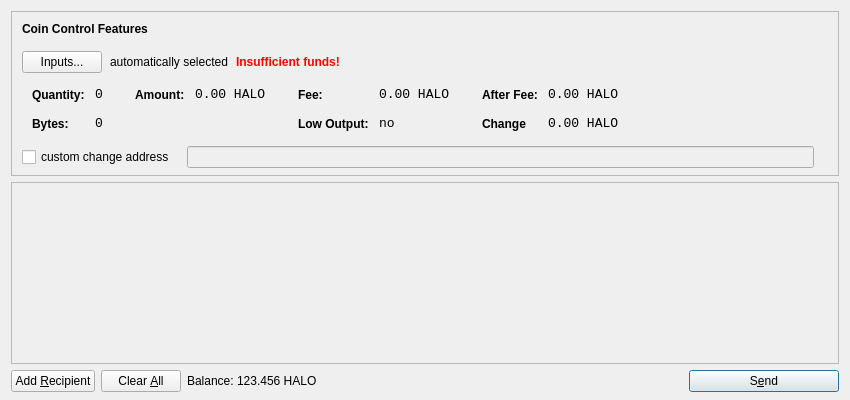
<?xml version="1.0" encoding="UTF-8"?>
<ui version="4.0">
 <class>SendCoinsDialog</class>
 <widget class="QDialog" name="SendCoinsDialog">
  <property name="geometry">
   <rect>
    <x>0</x>
    <y>0</y>
    <width>850</width>
    <height>400</height>
   </rect>
  </property>
  <property name="windowTitle">
   <string>Send Coins</string>
  </property>
  <layout class="QVBoxLayout" name="verticalLayout" stretch="0,1,0">
   <property name="bottomMargin">
    <number>8</number>
   </property>
   <item>
    <widget class="QFrame" name="frameCoinControl">
     <property name="sizePolicy">
      <sizepolicy hsizetype="Expanding" vsizetype="Expanding">
       <horstretch>0</horstretch>
       <verstretch>0</verstretch>
      </sizepolicy>
     </property>
     <property name="maximumSize">
      <size>
       <width>16777215</width>
       <height>16777215</height>
      </size>
     </property>
     <property name="frameShape">
      <enum>QFrame::StyledPanel</enum>
     </property>
     <property name="frameShadow">
      <enum>QFrame::Sunken</enum>
     </property>
     <layout class="QVBoxLayout" name="verticalLayoutCoinControl2">
      <property name="spacing">
       <number>-1</number>
      </property>
      <property name="leftMargin">
       <number>0</number>
      </property>
      <property name="topMargin">
       <number>0</number>
      </property>
      <property name="rightMargin">
       <number>0</number>
      </property>
      <property name="bottomMargin">
       <number>6</number>
      </property>
      <item>
       <layout class="QVBoxLayout" name="verticalLayoutCoinControl" stretch="0,0,0,0,1">
        <property name="spacing">
         <number>0</number>
        </property>
        <property name="leftMargin">
         <number>10</number>
        </property>
        <property name="topMargin">
         <number>10</number>
        </property>
        <item>
         <layout class="QHBoxLayout" name="horizontalLayoutCoinControl1">
          <property name="bottomMargin">
           <number>15</number>
          </property>
          <item>
           <widget class="QLabel" name="labelCoinControlFeatures">
            <property name="sizePolicy">
             <sizepolicy hsizetype="Preferred" vsizetype="Maximum">
              <horstretch>0</horstretch>
              <verstretch>0</verstretch>
             </sizepolicy>
            </property>
            <property name="font">
             <font>
              <weight>75</weight>
              <bold>true</bold>
             </font>
            </property>
            <property name="styleSheet">
             <string notr="true">font-weight:bold;</string>
            </property>
            <property name="text">
             <string>Coin Control Features</string>
            </property>
           </widget>
          </item>
         </layout>
        </item>
        <item>
         <layout class="QHBoxLayout" name="horizontalLayoutCoinControl2" stretch="0,0,0,0">
          <property name="spacing">
           <number>8</number>
          </property>
          <property name="bottomMargin">
           <number>10</number>
          </property>
          <item>
           <widget class="QPushButton" name="pushButtonCoinControl">
            <property name="styleSheet">
             <string notr="true"/>
            </property>
            <property name="text">
             <string>Inputs...</string>
            </property>
           </widget>
          </item>
          <item>
           <widget class="QLabel" name="labelCoinControlAutomaticallySelected">
            <property name="text">
             <string>automatically selected</string>
            </property>
            <property name="margin">
             <number>5</number>
            </property>
           </widget>
          </item>
          <item>
           <widget class="QLabel" name="labelCoinControlInsuffFunds">
            <property name="font">
             <font>
              <weight>75</weight>
              <bold>true</bold>
             </font>
            </property>
            <property name="styleSheet">
             <string notr="true">color:red;font-weight:bold;</string>
            </property>
            <property name="text">
             <string>Insufficient funds!</string>
            </property>
            <property name="margin">
             <number>5</number>
            </property>
           </widget>
          </item>
          <item>
           <spacer name="horizontalSpacerCoinControl">
            <property name="orientation">
             <enum>Qt::Horizontal</enum>
            </property>
            <property name="sizeHint" stdset="0">
             <size>
              <width>40</width>
              <height>1</height>
             </size>
            </property>
           </spacer>
          </item>
         </layout>
        </item>
        <item>
         <widget class="QWidget" name="widgetCoinControl" native="true">
          <property name="sizePolicy">
           <sizepolicy hsizetype="Preferred" vsizetype="Preferred">
            <horstretch>0</horstretch>
            <verstretch>0</verstretch>
           </sizepolicy>
          </property>
          <property name="minimumSize">
           <size>
            <width>0</width>
            <height>0</height>
           </size>
          </property>
          <property name="styleSheet">
           <string notr="true"/>
          </property>
          <layout class="QHBoxLayout" name="horizontalLayoutCoinControl5">
           <property name="margin">
            <number>0</number>
           </property>
           <item>
            <layout class="QHBoxLayout" name="horizontalLayoutCoinControl3" stretch="0,0,0,1">
             <property name="spacing">
              <number>20</number>
             </property>
             <property name="topMargin">
              <number>0</number>
             </property>
             <property name="bottomMargin">
              <number>10</number>
             </property>
             <item>
              <layout class="QFormLayout" name="formLayoutCoinControl1">
               <property name="horizontalSpacing">
                <number>10</number>
               </property>
               <property name="verticalSpacing">
                <number>14</number>
               </property>
               <property name="leftMargin">
                <number>10</number>
               </property>
               <property name="topMargin">
                <number>4</number>
               </property>
               <property name="rightMargin">
                <number>6</number>
               </property>
               <item row="0" column="0">
                <widget class="QLabel" name="labelCoinControlQuantityText">
                 <property name="styleSheet">
                  <string notr="true">font-weight:bold;</string>
                 </property>
                 <property name="text">
                  <string>Quantity:</string>
                 </property>
                 <property name="margin">
                  <number>0</number>
                 </property>
                </widget>
               </item>
               <item row="0" column="1">
                <widget class="QLabel" name="labelCoinControlQuantity">
                 <property name="font">
                  <font>
                   <family>Monospace</family>
                   <pointsize>10</pointsize>
                  </font>
                 </property>
                 <property name="cursor">
                  <cursorShape>IBeamCursor</cursorShape>
                 </property>
                 <property name="contextMenuPolicy">
                  <enum>Qt::ActionsContextMenu</enum>
                 </property>
                 <property name="text">
                  <string>0</string>
                 </property>
                 <property name="margin">
                  <number>0</number>
                 </property>
                 <property name="textInteractionFlags">
                  <set>Qt::LinksAccessibleByMouse|Qt::TextSelectableByKeyboard|Qt::TextSelectableByMouse</set>
                 </property>
                </widget>
               </item>
               <item row="1" column="0">
                <widget class="QLabel" name="labelCoinControlBytesText">
                 <property name="styleSheet">
                  <string notr="true">font-weight:bold;</string>
                 </property>
                 <property name="text">
                  <string>Bytes:</string>
                 </property>
                </widget>
               </item>
               <item row="1" column="1">
                <widget class="QLabel" name="labelCoinControlBytes">
                 <property name="font">
                  <font>
                   <family>Monospace</family>
                   <pointsize>10</pointsize>
                  </font>
                 </property>
                 <property name="cursor">
                  <cursorShape>IBeamCursor</cursorShape>
                 </property>
                 <property name="contextMenuPolicy">
                  <enum>Qt::ActionsContextMenu</enum>
                 </property>
                 <property name="text">
                  <string>0</string>
                 </property>
                 <property name="textInteractionFlags">
                  <set>Qt::LinksAccessibleByMouse|Qt::TextSelectableByKeyboard|Qt::TextSelectableByMouse</set>
                 </property>
                </widget>
               </item>
              </layout>
             </item>
             <item>
              <layout class="QFormLayout" name="formLayoutCoinControl2">
               <property name="horizontalSpacing">
                <number>10</number>
               </property>
               <property name="verticalSpacing">
                <number>14</number>
               </property>
               <property name="leftMargin">
                <number>6</number>
               </property>
               <property name="topMargin">
                <number>4</number>
               </property>
               <property name="rightMargin">
                <number>6</number>
               </property>
               <item row="0" column="0">
                <widget class="QLabel" name="labelCoinControlAmountText">
                 <property name="styleSheet">
                  <string notr="true">font-weight:bold;</string>
                 </property>
                 <property name="text">
                  <string>Amount:</string>
                 </property>
                 <property name="margin">
                  <number>0</number>
                 </property>
                </widget>
               </item>
               <item row="0" column="1">
                <widget class="QLabel" name="labelCoinControlAmount">
                 <property name="font">
                  <font>
                   <family>Monospace</family>
                   <pointsize>10</pointsize>
                  </font>
                 </property>
                 <property name="cursor">
                  <cursorShape>IBeamCursor</cursorShape>
                 </property>
                 <property name="contextMenuPolicy">
                  <enum>Qt::ActionsContextMenu</enum>
                 </property>
                 <property name="text">
                  <string notr="true">0.00 HALO</string>
                 </property>
                 <property name="textInteractionFlags">
                  <set>Qt::LinksAccessibleByMouse|Qt::TextSelectableByKeyboard|Qt::TextSelectableByMouse</set>
                 </property>
                </widget>
               </item>
              </layout>
             </item>
             <item>
              <layout class="QFormLayout" name="formLayoutCoinControl3">
               <property name="horizontalSpacing">
                <number>10</number>
               </property>
               <property name="verticalSpacing">
                <number>14</number>
               </property>
               <property name="leftMargin">
                <number>6</number>
               </property>
               <property name="topMargin">
                <number>4</number>
               </property>
               <property name="rightMargin">
                <number>6</number>
               </property>
               <item row="0" column="0">
                <widget class="QLabel" name="labelCoinControlFeeText">
                 <property name="styleSheet">
                  <string notr="true">font-weight:bold;</string>
                 </property>
                 <property name="text">
                  <string>Fee:</string>
                 </property>
                 <property name="margin">
                  <number>0</number>
                 </property>
                </widget>
               </item>
               <item row="0" column="1">
                <widget class="QLabel" name="labelCoinControlFee">
                 <property name="font">
                  <font>
                   <family>Monospace</family>
                   <pointsize>10</pointsize>
                  </font>
                 </property>
                 <property name="cursor">
                  <cursorShape>IBeamCursor</cursorShape>
                 </property>
                 <property name="contextMenuPolicy">
                  <enum>Qt::ActionsContextMenu</enum>
                 </property>
                 <property name="text">
                  <string notr="true">0.00 HALO</string>
                 </property>
                 <property name="textInteractionFlags">
                  <set>Qt::LinksAccessibleByMouse|Qt::TextSelectableByKeyboard|Qt::TextSelectableByMouse</set>
                 </property>
                </widget>
               </item>
               <item row="1" column="0">
                <widget class="QLabel" name="labelCoinControlLowOutputText">
                 <property name="styleSheet">
                  <string notr="true">font-weight:bold;</string>
                 </property>
                 <property name="text">
                  <string>Low Output:</string>
                 </property>
                </widget>
               </item>
               <item row="1" column="1">
                <widget class="QLabel" name="labelCoinControlLowOutput">
                 <property name="font">
                  <font>
                   <family>Monospace</family>
                   <pointsize>10</pointsize>
                  </font>
                 </property>
                 <property name="cursor">
                  <cursorShape>IBeamCursor</cursorShape>
                 </property>
                 <property name="contextMenuPolicy">
                  <enum>Qt::ActionsContextMenu</enum>
                 </property>
                 <property name="text">
                  <string>no</string>
                 </property>
                 <property name="textInteractionFlags">
                  <set>Qt::LinksAccessibleByMouse|Qt::TextSelectableByKeyboard|Qt::TextSelectableByMouse</set>
                 </property>
                </widget>
               </item>
              </layout>
             </item>
             <item>
              <layout class="QFormLayout" name="formLayoutCoinControl4">
               <property name="horizontalSpacing">
                <number>10</number>
               </property>
               <property name="verticalSpacing">
                <number>14</number>
               </property>
               <property name="leftMargin">
                <number>6</number>
               </property>
               <property name="topMargin">
                <number>4</number>
               </property>
               <property name="rightMargin">
                <number>6</number>
               </property>
               <item row="0" column="0">
                <widget class="QLabel" name="labelCoinControlAfterFeeText">
                 <property name="styleSheet">
                  <string notr="true">font-weight:bold;</string>
                 </property>
                 <property name="text">
                  <string>After Fee:</string>
                 </property>
                 <property name="margin">
                  <number>0</number>
                 </property>
                </widget>
               </item>
               <item row="0" column="1">
                <widget class="QLabel" name="labelCoinControlAfterFee">
                 <property name="font">
                  <font>
                   <family>Monospace</family>
                   <pointsize>10</pointsize>
                  </font>
                 </property>
                 <property name="cursor">
                  <cursorShape>IBeamCursor</cursorShape>
                 </property>
                 <property name="contextMenuPolicy">
                  <enum>Qt::ActionsContextMenu</enum>
                 </property>
                 <property name="text">
                  <string notr="true">0.00 HALO</string>
                 </property>
                 <property name="textInteractionFlags">
                  <set>Qt::LinksAccessibleByMouse|Qt::TextSelectableByKeyboard|Qt::TextSelectableByMouse</set>
                 </property>
                </widget>
               </item>
               <item row="1" column="0">
                <widget class="QLabel" name="labelCoinControlChangeText">
                 <property name="styleSheet">
                  <string notr="true">font-weight:bold;</string>
                 </property>
                 <property name="text">
                  <string>Change</string>
                 </property>
                </widget>
               </item>
               <item row="1" column="1">
                <widget class="QLabel" name="labelCoinControlChange">
                 <property name="font">
                  <font>
                   <family>Monospace</family>
                   <pointsize>10</pointsize>
                  </font>
                 </property>
                 <property name="cursor">
                  <cursorShape>IBeamCursor</cursorShape>
                 </property>
                 <property name="contextMenuPolicy">
                  <enum>Qt::ActionsContextMenu</enum>
                 </property>
                 <property name="text">
                  <string notr="true">0.00 HALO</string>
                 </property>
                 <property name="textInteractionFlags">
                  <set>Qt::LinksAccessibleByMouse|Qt::TextSelectableByKeyboard|Qt::TextSelectableByMouse</set>
                 </property>
                </widget>
               </item>
              </layout>
             </item>
            </layout>
           </item>
          </layout>
         </widget>
        </item>
        <item>
         <layout class="QHBoxLayout" name="horizontalLayoutCoinControl4" stretch="0,0,0">
          <property name="spacing">
           <number>12</number>
          </property>
          <property name="sizeConstraint">
           <enum>QLayout::SetDefaultConstraint</enum>
          </property>
          <property name="topMargin">
           <number>5</number>
          </property>
          <property name="rightMargin">
           <number>5</number>
          </property>
          <item>
           <widget class="QCheckBox" name="checkBoxCoinControlChange">
            <property name="text">
             <string>custom change address</string>
            </property>
           </widget>
          </item>
          <item>
           <widget class="QLineEdit" name="lineEditCoinControlChange">
            <property name="enabled">
             <bool>false</bool>
            </property>
            <property name="sizePolicy">
             <sizepolicy hsizetype="Expanding" vsizetype="Fixed">
              <horstretch>0</horstretch>
              <verstretch>0</verstretch>
             </sizepolicy>
            </property>
           </widget>
          </item>
          <item>
           <widget class="QLabel" name="labelCoinControlChangeLabel">
            <property name="sizePolicy">
             <sizepolicy hsizetype="Preferred" vsizetype="Expanding">
              <horstretch>0</horstretch>
              <verstretch>0</verstretch>
             </sizepolicy>
            </property>
            <property name="minimumSize">
             <size>
              <width>0</width>
              <height>0</height>
             </size>
            </property>
            <property name="text">
             <string/>
            </property>
            <property name="margin">
             <number>3</number>
            </property>
           </widget>
          </item>
         </layout>
        </item>
        <item>
         <spacer name="verticalSpacerCoinControl">
          <property name="orientation">
           <enum>Qt::Vertical</enum>
          </property>
          <property name="sizeHint" stdset="0">
           <size>
            <width>800</width>
            <height>1</height>
           </size>
          </property>
         </spacer>
        </item>
       </layout>
      </item>
     </layout>
    </widget>
   </item>
   <item>
    <widget class="QScrollArea" name="scrollArea">
     <property name="widgetResizable">
      <bool>true</bool>
     </property>
     <widget class="QWidget" name="scrollAreaWidgetContents">
      <property name="geometry">
       <rect>
        <x>0</x>
        <y>0</y>
        <width>830</width>
        <height>165</height>
       </rect>
      </property>
      <layout class="QVBoxLayout" name="verticalLayout_2">
       <property name="margin">
        <number>0</number>
       </property>
       <item>
        <layout class="QVBoxLayout" name="entries">
         <property name="spacing">
          <number>6</number>
         </property>
        </layout>
       </item>
       <item>
        <spacer name="verticalSpacer">
         <property name="orientation">
          <enum>Qt::Vertical</enum>
         </property>
         <property name="sizeHint" stdset="0">
          <size>
           <width>20</width>
           <height>40</height>
          </size>
         </property>
        </spacer>
       </item>
      </layout>
     </widget>
    </widget>
   </item>
   <item>
    <layout class="QHBoxLayout" name="horizontalLayout">
     <item>
      <widget class="QPushButton" name="addButton">
       <property name="toolTip">
        <string>Send to multiple recipients at once</string>
       </property>
       <property name="text">
        <string>Add &amp;Recipient</string>
       </property>
       <property name="autoDefault">
        <bool>false</bool>
       </property>
      </widget>
     </item>
     <item>
      <widget class="QPushButton" name="clearButton">
       <property name="sizePolicy">
        <sizepolicy hsizetype="Minimum" vsizetype="Fixed">
         <horstretch>0</horstretch>
         <verstretch>0</verstretch>
        </sizepolicy>
       </property>
       <property name="toolTip">
        <string>Remove all transaction fields</string>
       </property>
       <property name="text">
        <string>Clear &amp;All</string>
       </property>
       <property name="autoRepeatDelay">
        <number>300</number>
       </property>
       <property name="autoDefault">
        <bool>false</bool>
       </property>
      </widget>
     </item>
     <item>
      <layout class="QHBoxLayout" name="horizontalLayout_2">
       <property name="spacing">
        <number>3</number>
       </property>
       <item>
        <widget class="QLabel" name="label">
         <property name="sizePolicy">
          <sizepolicy hsizetype="Preferred" vsizetype="Fixed">
           <horstretch>0</horstretch>
           <verstretch>0</verstretch>
          </sizepolicy>
         </property>
         <property name="text">
          <string>Balance:</string>
         </property>
        </widget>
       </item>
       <item>
        <widget class="QLabel" name="labelBalance">
         <property name="sizePolicy">
          <sizepolicy hsizetype="Preferred" vsizetype="Fixed">
           <horstretch>0</horstretch>
           <verstretch>0</verstretch>
          </sizepolicy>
         </property>
         <property name="cursor">
          <cursorShape>IBeamCursor</cursorShape>
         </property>
         <property name="text">
          <string notr="true">123.456 HALO</string>
         </property>
         <property name="textInteractionFlags">
          <set>Qt::LinksAccessibleByMouse|Qt::TextSelectableByKeyboard|Qt::TextSelectableByMouse</set>
         </property>
        </widget>
       </item>
      </layout>
     </item>
     <item>
      <spacer name="horizontalSpacer">
       <property name="orientation">
        <enum>Qt::Horizontal</enum>
       </property>
       <property name="sizeHint" stdset="0">
        <size>
         <width>40</width>
         <height>20</height>
        </size>
       </property>
      </spacer>
     </item>
     <item>
      <widget class="QPushButton" name="sendButton">
       <property name="minimumSize">
        <size>
         <width>150</width>
         <height>0</height>
        </size>
       </property>
       <property name="toolTip">
        <string>Confirm the send action</string>
       </property>
       <property name="text">
        <string>S&amp;end</string>
       </property>
       <property name="icon">
        <iconset resource="../bitcoin.qrc">
         <normaloff>:/icons/send</normaloff>:/icons/send</iconset>
       </property>
       <property name="default">
        <bool>true</bool>
       </property>
      </widget>
     </item>
    </layout>
   </item>
  </layout>
 </widget>
 <resources>
  <include location="../bitcoin.qrc"/>
 </resources>
 <connections/>
</ui>
